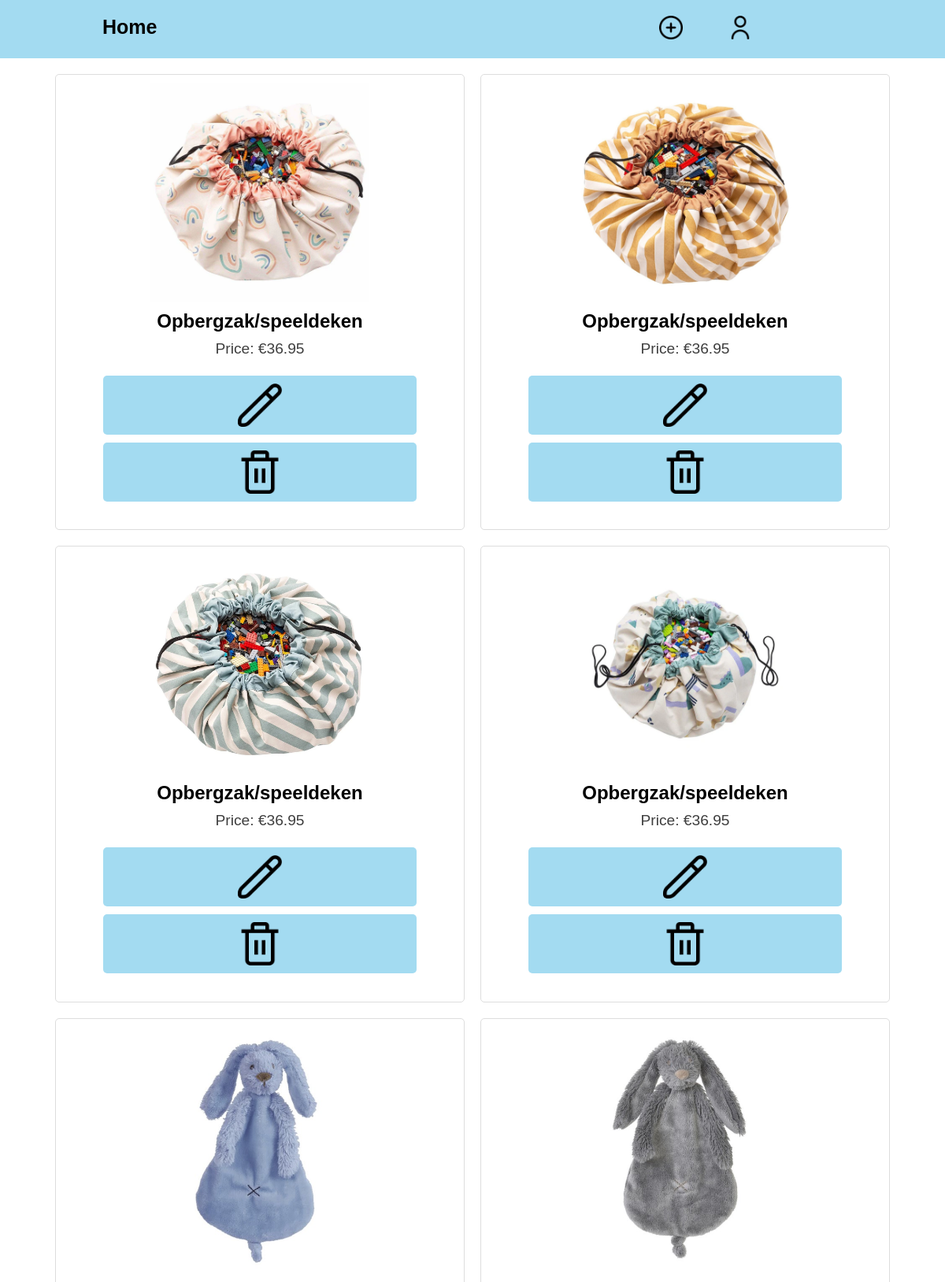
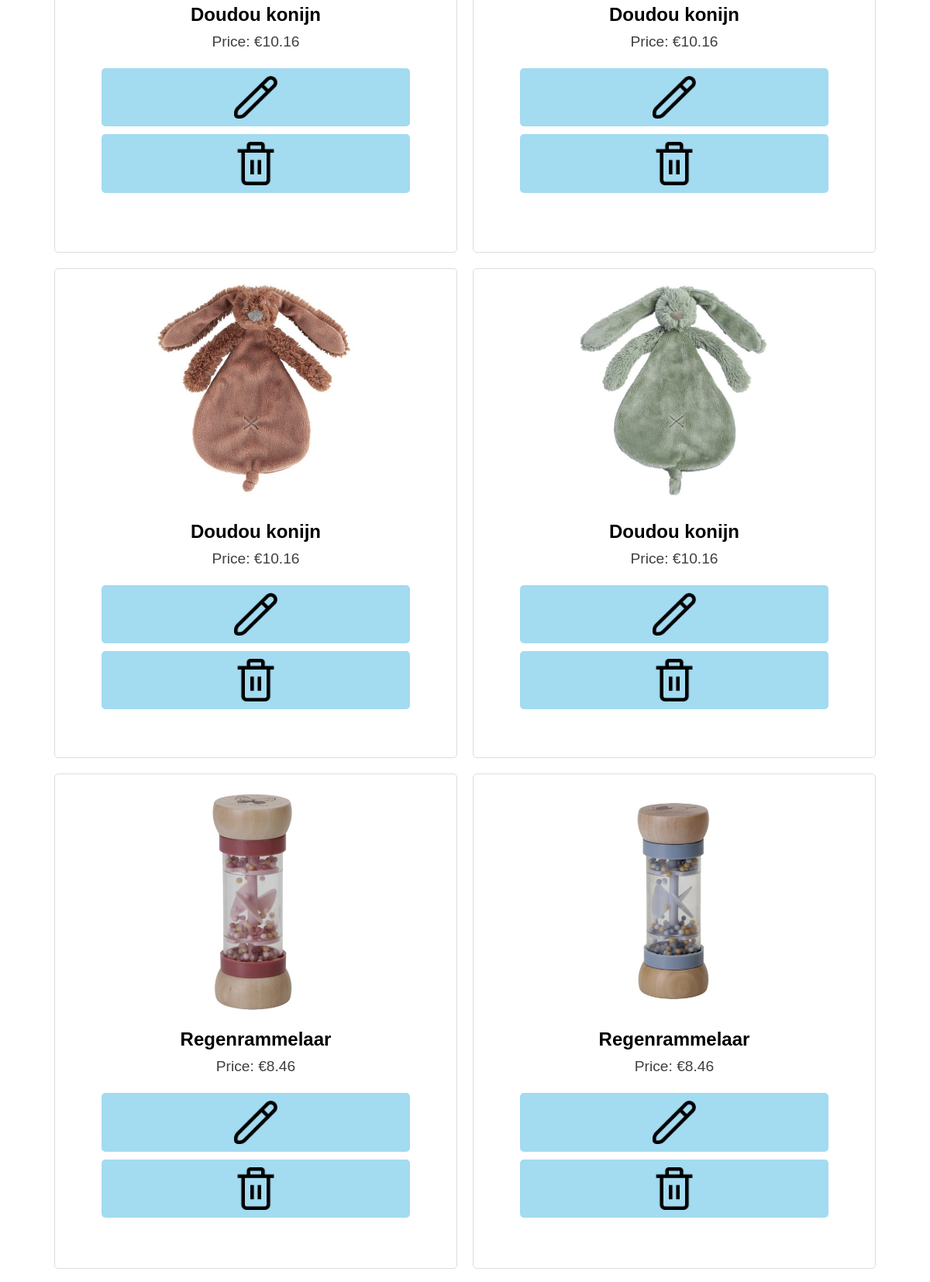
Page /admin.index.php (signed in, upper part) on the committed database (2 pictures, top to bottom).
### tables this page shows
CREATE TABLE `products` (
  `id` int(11) NOT NULL,
  `title` varchar(255) DEFAULT NULL,
  `description` varchar(300) NOT NULL,
  `price` decimal(11,2) DEFAULT NULL,
  `categorie_id` int(11) NOT NULL,
  `color` varchar(255) DEFAULT NULL,
  `image` varchar(255) NOT NULL,
  `is_favorite` tinyint(1) NOT NULL DEFAULT 0
);

### admin.index.php (the view, shortened to what this page needs)
<?php
  $conn = \Website\XD\Classes\Db::getConnection();
  $statement = $conn->prepare("SELECT * FROM products");
  $statement->execute();
  $products = $statement->fetchAll(PDO::FETCH_ASSOC);
?><!DOCTYPE html>
<html lang="en">
<head>
    <link rel="stylesheet" href="css/style.login.css">
    <link rel="stylesheet" href="css/style.producten.css">
    <link rel="stylesheet" href="css/style.admin.css">
</head>
<body>
  <?php include_once("admin.nav.inc.php");?>
  <div class="container">
      <?php foreach($products as $product): ?>
          <div class="article">
              <img class="foto" id="image-<?php echo $product["id"]; ?>" src="./<?php echo $product["image"]; ?>" alt="<?php echo $product["title"]; ?>">
              <h2><?php echo $product["title"]; ?></h2>
              <p>Price: €<?php echo $product["price"]; ?></p></br>
              <a href="admin.bewerken.php?id=<?php echo $product["id"]; ?>"><button><img class="bewerken" src="./images/bewerken.png" alt="Bewerken"></button></a>
              <form method="POST" action="" style="display:inline;">
                  <button type="submit"><img class="delete" src="./images/delete.png" alt="Verwijder"></button>
              </form>
          </div>
      <?php endforeach; ?>
  </div>
</body>
</html>

### admin.nav.inc.php (shortened to what this page needs)
<div class="achtergrondNav">
  <nav>
    <ul>
      <li><a href="admin.index.php" class='nav_text'>Home</a></li>
    <div class="icons"></div>
        <li><a href="admin.dashboard.php"><img class="icon" src="./images/add.png" alt="Toevoegen" ></a></li>
        <li><a href="admin.profiel.php"><img class="icon" src="./images/user.png" alt="Profiel"></a></li>
    </div>

### css/style.login.css (style rules this page uses)
* { font-family: 'Trebuchet MS', 'Lucida Sans Unicode', 'Lucida Grande', 'Lucida Sans', Arial, sans-serif; }
a { color: #505050; text-decoration: none; }

### css/style.producten.css (style rules this page uses)
.container { display: flex; flex-wrap: wrap; justify-content: space-between; margin: 0 5%; }
.article { flex: 1 1 calc(33.333% - 20px); box-sizing: border-box; margin: 10px; padding: 10px; border: 1px solid #ddd; border-radius: 5px; text-align: center; display: flex; flex-direction: column; align-items: center; }
.article img { width: 60%; height: 50%; object-fit: contain; border-radius: 5px; }
.article h2 { font-size: 1.5em; margin: 10px 0; }
.article p { font-size: 1.2em; color: #3f3f3f; }
.article button { margin-top: 20px; margin: 5px; padding: 10px 15px; font-size: 1em; color: #fff; background-color: #a3dbf1 ; border: none; border-radius: 5px; cursor: pointer; }
@media (max-width: 1200px) { .article { flex: 1 1 calc(50% - 20px); } }

### css/style.admin.css (style rules this page uses)
* { font-family: 'Trebuchet MS', 'Lucida Sans Unicode', 'Lucida Grande', 'Lucida Sans', Arial, sans-serif; margin: 0; }
body { display: flex; flex-direction: column; }
nav ul { display: flex; list-style: none; padding: 20px; }
nav ul li { margin-right: 5%; }
a { text-decoration: none; color: black; }
.nav_text { font-size: 25px; font-weight: bold; padding-left: 110px; }
.icons { padding-left: 50%; }
.icon { max-width: 30px; max-width: 30px; }
.achtergrondNav { background-color: #a3dbf1 ; margin: 0; padding: 0; margin-bottom: 10px; }
a { display: inline-block; }
button { display: inline-block; width: 80%; }
button img { vertical-align: middle; max-width: 15%; }

### rows in the picture
products: image (picture), title "Opbergzak/speeldeken", price "36.95"
products: image (picture), title "Opbergzak/speeldeken", price "36.95"
products: image (picture), title "Opbergzak/speeldeken", price "36.95"
products: image (picture), title "Opbergzak/speeldeken", price "36.95"
products: image (picture), title "Doudou konijn", price "10.16"
products: image (picture), title "Doudou konijn", price "10.16"
products: image (picture), title "Doudou konijn", price "10.16"
products: image (picture), title "Doudou konijn", price "10.16"
products: image (picture), title "Regenrammelaar", price "8.46"
products: image (picture), title "Regenrammelaar", price "8.46"
